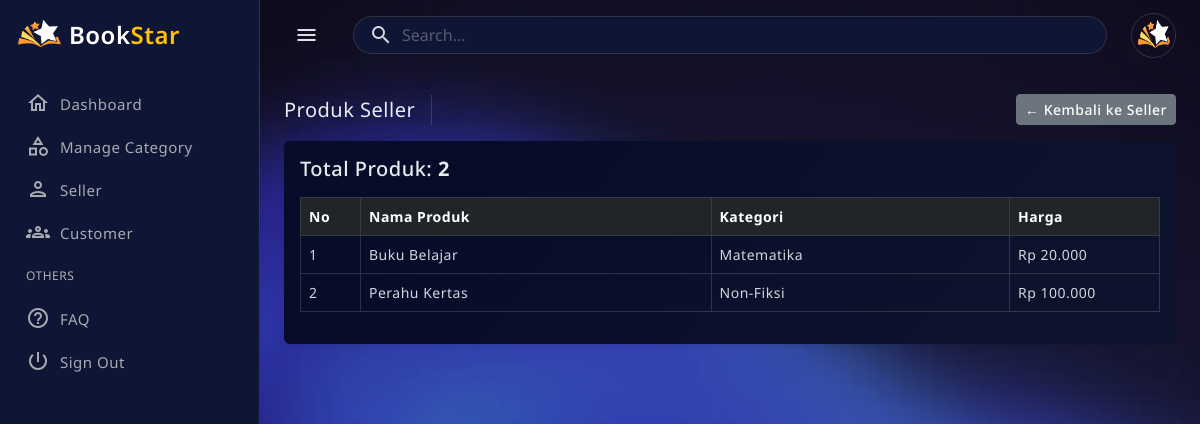
Before: /public/?c=admin&m=sellerProducts&id=7 (signed in) with the older database file.
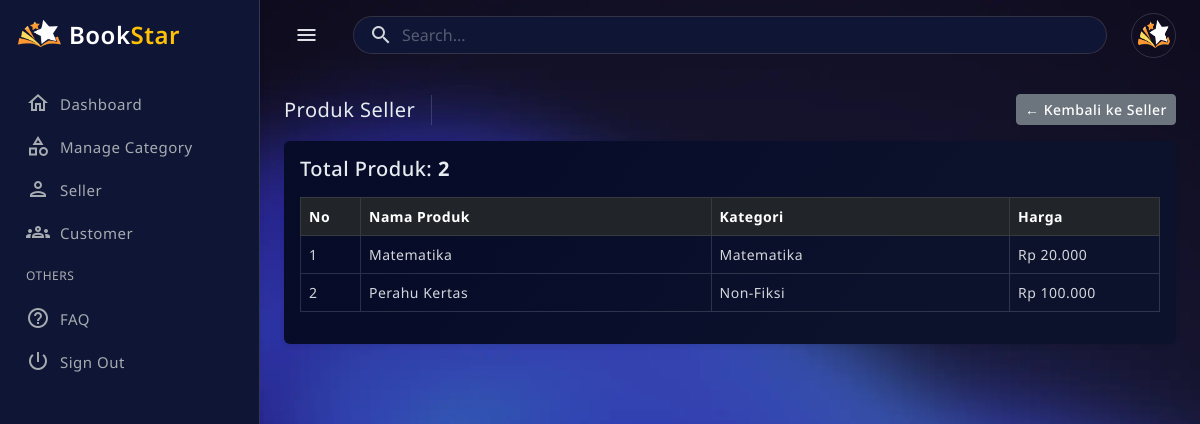
After: the same page with the newer database file.
### tables this page shows
CREATE TABLE `products` (
  `id` int(11) NOT NULL,
  `seller_id` int(11) NOT NULL,
  `category_id` int(11) NOT NULL,
  `name` varchar(150) NOT NULL,
  `description` text DEFAULT NULL,
  `price` decimal(12,2) NOT NULL,
  `cost_price` decimal(12,2) DEFAULT NULL,
  `stock` int(11) NOT NULL,
  `image` varchar(255) DEFAULT NULL,
  `created_at` timestamp NOT NULL DEFAULT current_timestamp(),
  `is_active` tinyint(1) DEFAULT 1
);

CREATE TABLE `categories` (
  `id` int(11) NOT NULL,
  `name` varchar(100) NOT NULL,
  `created_by` int(11) DEFAULT NULL,
  `owner_role` enum('admin','seller') NOT NULL,
  `created_at` timestamp NOT NULL DEFAULT current_timestamp(),
  `is_active` tinyint(1) DEFAULT 1
);

### app/controllers/AdminController.php (called while the page is built, shortened)
<?php
require_once APP_PATH . '/models/ProductModel.php';
class AdminController
{
    private $productModel;
    public function __construct()
    {
        $this->productModel = new ProductModel();
    }
    public function sellerProducts()
    {
        $sellerId = $_GET['id'] ?? null;
        $products = $this->productModel->getBySeller($sellerId);
        require APP_PATH . '/views/admin/seller_products.php';
    }
}

### public/index.php (called while the page is built, shortened)
<?php
$method     = $_GET['m'] ?? 'login';
$method     = preg_replace('/[^a-zA-Z_]/', '', $method);
$controllerObject = new $controllerName;
$controllerObject->$method();

### app/models/Database.php (called while the page is built)
<?php
class Database
{
    private static $instance = null;
    private $conn;
    private function __construct()
    {
        try {
            $this->conn = new PDO(
                "mysql:host=" . DB_HOST . ";dbname=" . DB_NAME,
                DB_USER,
                DB_PASS
            );
            $this->conn->setAttribute(PDO::ATTR_ERRMODE, PDO::ERRMODE_EXCEPTION);
        } catch (PDOException $e) {
            die('DB Error: ' . $e->getMessage());
        }
    }
    public static function getInstance()
    {
        if (self::$instance === null) {
            self::$instance = new Database();
        }
        return self::$instance;
    }
    public function getConnection()
    {
        return $this->conn;
    }
}

### app/models/ProductModel.php (called while the page is built, shortened)
<?php
require_once APP_PATH . '/models/Database.php';
class ProductModel
{
    private $db;
    public function __construct()
    {
        $this->db = Database::getInstance()->getConnection();
    }
    public function getBySeller($sellerId)
    {
        $stmt = $this->db->prepare("
        SELECT
            p.*,
            c.name AS category_name
        FROM products p
        LEFT JOIN categories c ON c.id = p.category_id
        WHERE p.seller_id = ?
        AND p.is_active = 1
        ORDER BY p.id ASC
    ");
        $stmt->execute([$sellerId]);
        return $stmt->fetchAll(PDO::FETCH_ASSOC);
    }
}

### app/views/admin/seller_products.php (the view, shortened to what this page needs)
<?php require APP_PATH . '/views/layouts/admin/header.php'; ?>
<?php require APP_PATH . '/views/layouts/admin/sidebar.php'; ?>
<main class="main-wrapper">
    <div class="main-content">
        <div class="page-breadcrumb d-flex align-items-center mb-3">
            <div class="breadcrumb-title pe-3">Produk Seller</div>
            <div class="ms-auto">
                <a href="<?= BASE_URL ?>/?c=admin&m=seller"
                   class="btn btn-secondary btn-sm">
                    ← Kembali ke Seller
                </a>
            </div>
        </div>
        <div class="card">
            <div class="card-body">
                <h5 class="mb-3">
                    Total Produk: <strong><?= count($products) ?></strong>
                </h5>
                <table class="table table-bordered align-middle">
                    <thead class="table-dark">
                        <tr>
                            <th width="60">No</th>
                            <th>Nama Produk</th>
                            <th>Kategori</th>
                            <th width="150">Harga</th>
                        </tr>
                    </thead>
                    <tbody>
                        <?php if (!empty($products)): ?>
                            <?php foreach ($products as $i => $p): ?>
                                <tr>
                                    <td><?= $i + 1 ?></td>
                                    <td><?= htmlspecialchars($p['name']) ?></td>
                                    <td><?= htmlspecialchars($p['category_name']) ?></td>
                                    <td>
                                        Rp <?= number_format($p['price'], 0, ',', '.') ?>
                                    </td>
                                </tr>
                            <?php endforeach; ?>
                        <?php endif; ?>
                    </tbody>
                </table>
            </div>
        </div>
    </div>
</main>
<?php require APP_PATH . '/views/layouts/admin/footer.php'; ?>

Changed rows visible on the page:
changed products "Matematika": name "Buku Belajar" → "Matematika"
